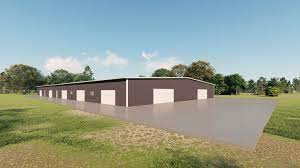
#> input picture test2.jpg, 300 x 168 px
$ python question4.py
#> lines starting #> are read from the running program, lines starting #| are printed output that depends on the picture
print("question4 assignment1 dip by 18i0728")
import numpy as np
import matplotlib.image as mpimg
import matplotlib.pyplot as plt

# Read Images
img = mpimg.imread('test2.jpg')
#> img is the input picture: shape (168, 300, 3); mean R, G, B 146.8, 158.1, 146.6


def FlipImg(img_para,flag=0):
#> called with flag = 0
    height_img, width_img = img_para.shape[0:2]
#> height_img = 168; width_img = 300

    counter1=0
    for item in img[0][0]:
       # Incrementing counter variable to get each item in the list
       counter1 = counter1 + 1
#> this loop made 3 passes
#> item on passes 1 to 3: 134, 178, 203
#> after the loop, counter1 = 3

    channels_img=counter1
#> channels_img = 3
    print("here")
    d3 = [[[0 for col in range(3)]for row in range(width_img)] for x in range(height_img)]
    if(flag==0):

       print(len(d3[0]))
#| 300
       #print(iflip)
       i=0
       while i < height_img:
           j=0
           iflp=width_img-1
           while j<width_img:
               k=0
               while k<3:
                   d3[i][iflp][k]=img_para[i][j][k]
                   k+=1
               j+=1
               iflp-=1
           i+=1
#> after the loop, d3 = 168 items; i = 168
    else:


        i=0
        iflp=height_img-1
        while i < height_img:
             j=0
             while j<width_img:
                 k=0
                 while k<3:
                     d3[iflp][j][k]=img_para[i][j][k]
                     k+=1
                 j+=1

             i+=1
             iflp-=1


    arr = np.array(d3)
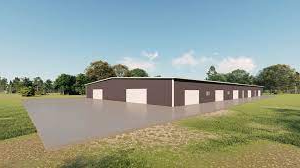
#> arr: shape (168, 300, 3); mean of channels 0, 1, 2 146.8, 158.1, 146.6; drawn as R, G, B
    imgplot = plt.imshow(arr)
    plt.show()
    imgplot = plt.imshow(img)
    plt.show()

    print('here')
    """ i = 0
       while i < height_img:
            j=0
            iflip=width_img-1
            while j < width_img:
                k=0
                while k < channels_img:
                      d3[i][iflip][k]=img_para[i][j][k]
                      k+=1
                j+=1
                iflip-=1
                #print(iflip)
            i+=1
    print('here')

    arr = np.array(d3)
    plt.imshow(arr)
    """


# Load an color image in grayscale
FlipImg(img,0)
